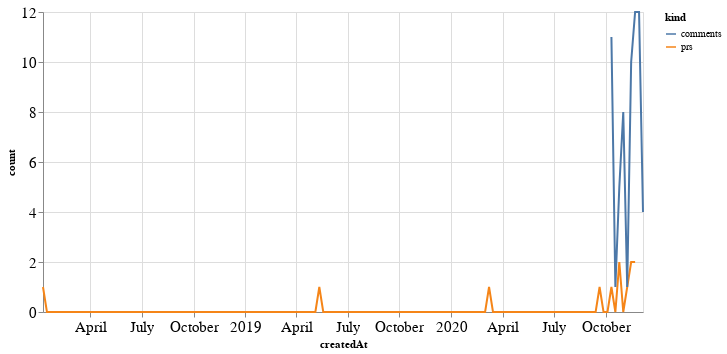

The cell this chart's notebook holds for it:
### Code cell
alt.Chart(total_time, width=600).mark_line().encode(
    x='createdAt',
    y='count',
    color='kind'
)

### Figure 1 — Vega-Lite specification as saved in the notebook (floating-point values rounded to 4 significant figures; data arrays with more than 128 entries replaced by an {"elided": "..."} marker saying what was removed)
{"config": {"axisLeft": {"labelFontSize": 15}, "axisBottom": {"labelFontSize": 15}}, "data": {"name": "data-fe2d74ef61346c2791b5c2031a9648e4"}, "mark": "line", "encoding": {"color": {"type": "nominal", "field": "kind"}, "x": {"type": "temporal", "field": "createdAt"}, "y": {"type": "quantitative", "field": "count"}}, "width": 600, "$schema": "https://vega.github.io/schema/vega-lite/v4.8.1.json", "datasets": {"data-fe2d74ef61346c2791b5c2031a9648e4": {"elided": "306 records"}}}
